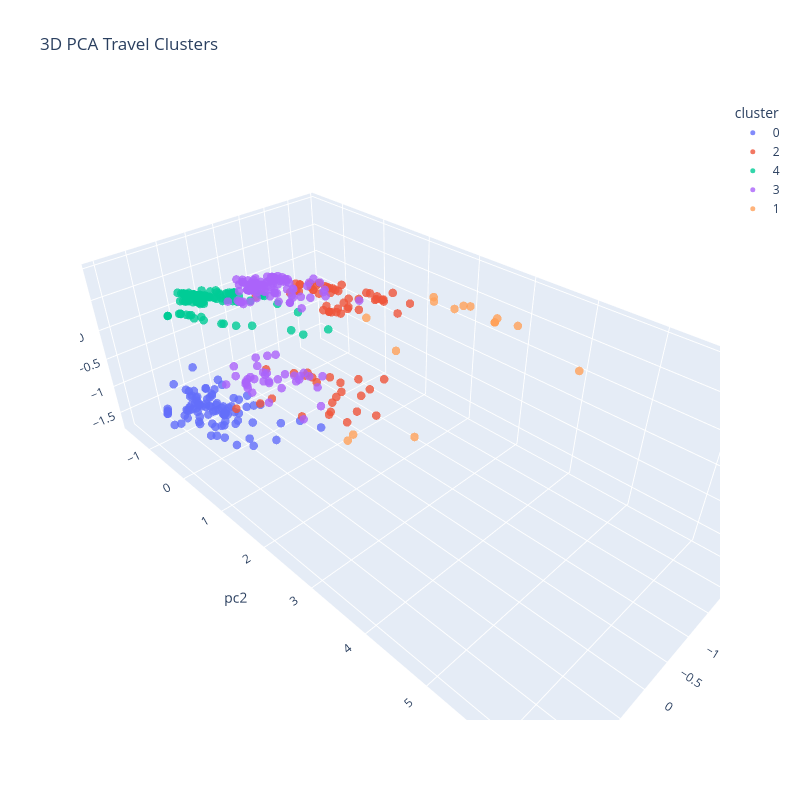

Notebook code for this chart:
### Code cell
fig = px.scatter_3d(
    pca_df_3d, 
    x='pc1', 
    y='pc2', 
    z='pc3',
    color='cluster',
    title='3D PCA Travel Clusters',
    labels={
        'PC1': f'PC1 ({pca_3d.explained_variance_ratio_[0]:.1%})',
        'PC2': f'PC2 ({pca_3d.explained_variance_ratio_[1]:.1%})',
        'PC3': f'PC3 ({pca_3d.explained_variance_ratio_[2]:.1%})'
    },
    opacity=0.8,
    height=800,
    width=800
)

# Adjust marker size for better visibility
fig.update_traces(marker=dict(size=5))
fig.show()
